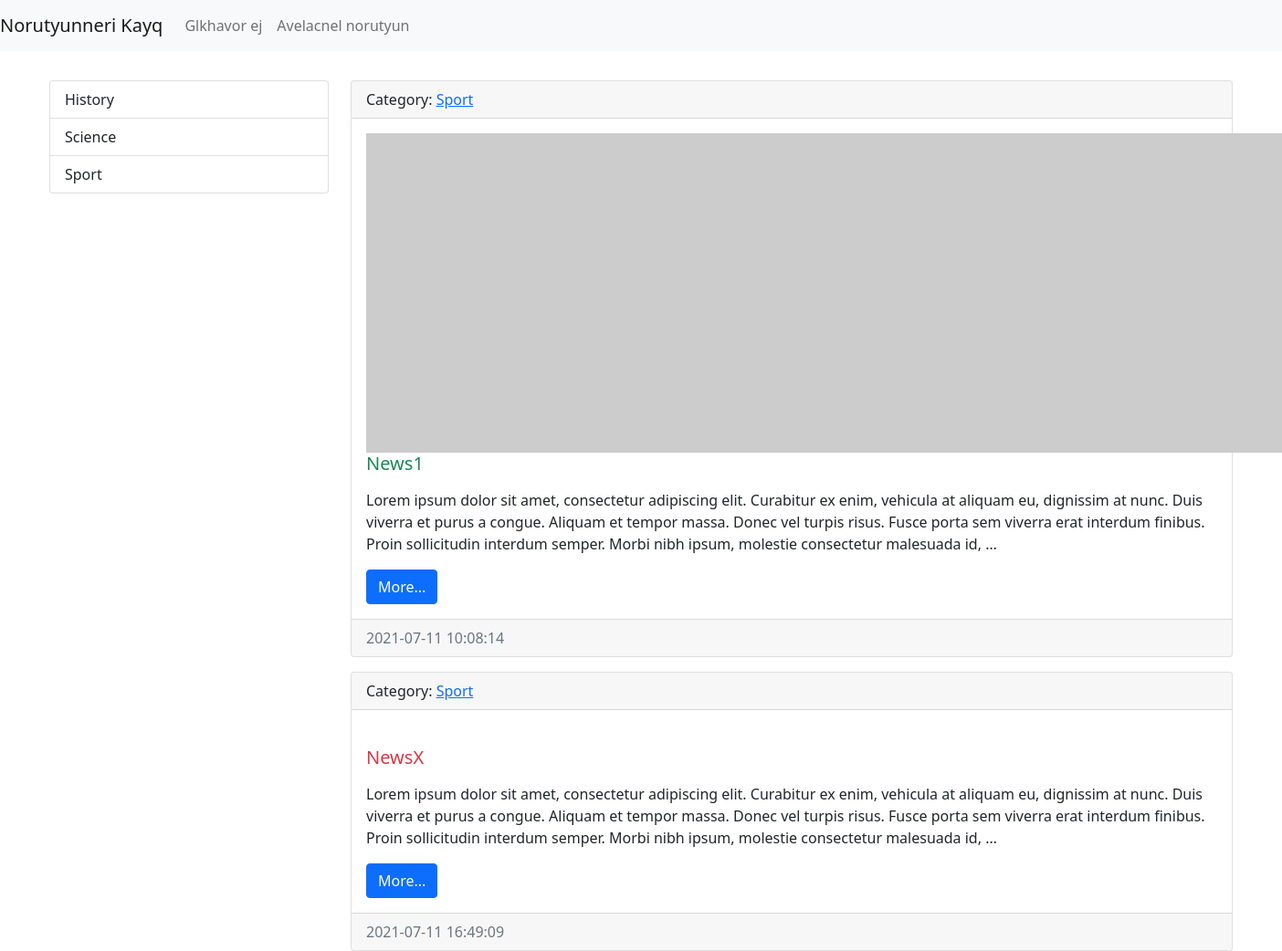
Page /category/1/ on the committed database.
### news/models.py (models this page shows, shortened)
class Category(models.Model):
    title = models.CharField(max_length=150, db_index=True, verbose_name='CATEGORYI ANUN')
    def get_absolute_url(self):
        return reverse('category', kwargs={"category_id": self.pk})
    def __str__(self):
        return self.title
    class Meta:
        verbose_name = "Category"
        verbose_name_plural = "Categoryner"
        ordering = ['title']

class News(models.Model):
    title = models.CharField(max_length=150, verbose_name="ANUN")
    content = models.TextField(blank=True)
    created_at = models.DateTimeField(auto_now_add=True, verbose_name='STEGHTSVEL E')
    updated_at = models.DateTimeField(auto_now=True, verbose_name='POPOKHVEL E')
    photo = models.ImageField(upload_to='photos/%Y/%m/%d/', blank=True)
    is_published = models.BooleanField(default=True, verbose_name='HRATARAKVEL E')
    category = models.ForeignKey('Category', on_delete=models.PROTECT, null=True)
    class Meta:
        verbose_name = "Norutyun"  # entavernagira tsarayum(or` add news-y darav add Norutyun...)
        verbose_name_plural = "Norutyunner"  # sa el hognakii depqum(inchin -s er avelacnum` sa kdarna)
        ordering = ['-created_at']  # ev adminki ev modeli sort. hertakanutyuny kpokhvi

### news/views.py (the view)
# urls.py: path('category/<int:category_id>/', get_category, name='category')
def get_category(request, category_id):
    news = News.objects.filter(category_id=category_id)
    category = Category.objects.get(pk=category_id)
    context = {
        'news': news,
        'category': category
    }
    return render(request, template_name='news/category.html', context=context)

### news/templatetags/news_tags.py (called while the page is built)
@register.inclusion_tag('news/list-categories.html')
def show_categories(arg1="hello", arg2="world"):
    categories = Category.objects.all()
    return {"categories": categories, "arg1": arg1,  "arg2": arg2}

### news/templates/news/category.html (shortened to what this page needs)
{% extends 'base.html' %}
{% block sidebar %}
    {% include 'inc/_sidebar.html' %}
{% endblock %}
{% block content %}
{% for item in news reversed%}
<div class="card mt-3">
    <div class="card-header">
        Category: <a href="{% url 'category' item.category.pk %}"> {{ item.category }} </a>
    </div>
    <div class="card-body">
        <div class="media">
            {% if item.photo %}
            <img alt="" class="mr-3" src="{{ item.photo.url }}" width="350">
            {% else %}
            <img alt="" class="mr-3" src="https://picsum.photos/id/1050/350/235">
            {% endif %}
            <div class="media-body">
                <h5 class="card-title {% cycle  'text-success' 'text-danger'%} ">{{ item.title }}</h5>
                <p class="card-text">{{ item.content|linebreaks|truncatewords:50 }}</p>
                <a class="btn btn-primary" href="#">More...</a>
            </div>
        </div>
    </div>
    <div class="card-footer text-muted">
        {{ item.created_at|date:'Y-m-d H:i:s' }}
    </div>
</div>
{% empty %}
<p> Oops... </p>
{% lorem 3 p %}
{% endfor %}
{% endblock %}

### news/templates/news/list-categories.html (shortened to what this page needs)
<div class="list-group">
    {% for item in categories %}
    <a class="list-group-item list-group-item-action" href="{{ item.get_absolute_url }}">
        {{ item.title }}</a>
    {% endfor %}
</div>

### rows in the picture
Category: title "History"
Category: title "Science"
Category: title "Sport"
News: category "Sport", title "News1", content "Lorem ipsum dolor sit amet, consectetur adipiscing elit. Curabitur ex enim, vehicula at aliquam eu, dignissim at nunc. Duis viverra et purus a congue. Aliquam et tempor massa. Donec vel turpis risus. Fusce porta sem viverra erat interdum finibus. Proin sollicitudin interdum semper. Morbi nibh ipsum, molestie consectetur malesuada id, …", created_at "2021-07-11 10:08:14"
News: category "Sport", title "NewsX", content "Lorem ipsum dolor sit amet, consectetur adipiscing elit. Curabitur ex enim, vehicula at aliquam eu, dignissim at nunc. Duis viverra et purus a congue. Aliquam et tempor massa. Donec vel turpis risus. Fusce porta sem viverra erat interdum finibus. Proin sollicitudin interdum semper. Morbi nibh ipsum, molestie consectetur malesuada id, …", created_at "2021-07-11 16:49:09"
